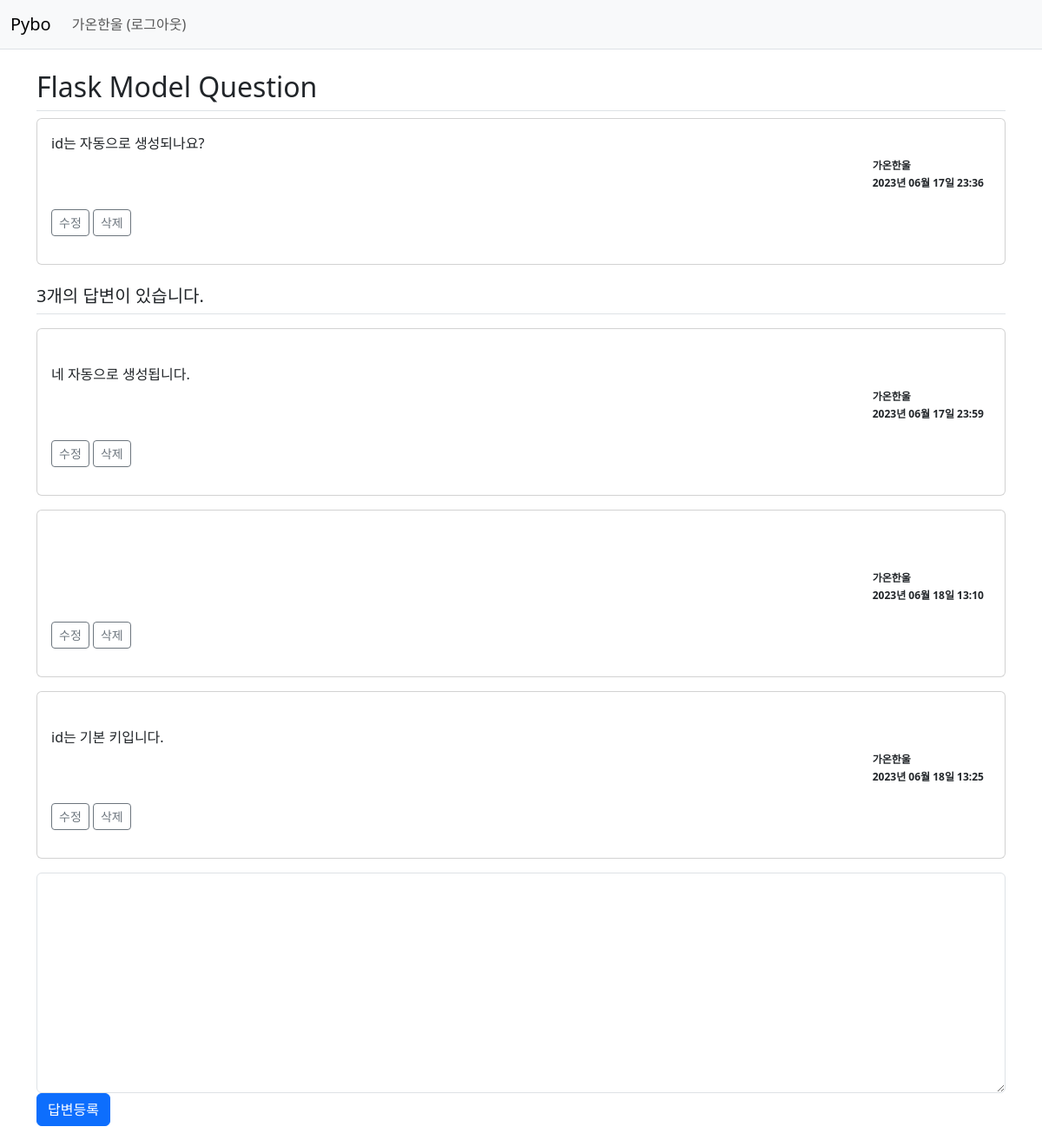
Screenshot of /question/detail/2/ (signed in) with the database file from the repository.
### pybo/models.py (models this page shows)
class User(db.Model) :
    id = db.Column(db.Integer, primary_key = True)
    username = db.Column(db.String(150), unique = True, nullable = False)
    password = db.Column(db.String(200), nullable = False)
    email = db.Column(db.String(120), unique = True, nullable = False)

class Question(db.Model) :
    id = db.Column(db.Integer, primary_key=True)
    subject = db.Column(db.String(200), nullable = False)
    content = db.Column(db.Text(), nullable = False)
    create_date = db.Column(db.DateTime(), nullable = False)
    user_id = db.Column(db.Integer, db.ForeignKey('user.id', ondelete = 'CASCADE'), nullable = False)
    user = db.relationship('User', backref = db.backref('question_set'))
    modify_date = db.Column(db.DateTime(), nullable = True)

class Answer(db.Model) :
    id = db.Column(db.Integer, primary_key=True)
    question_id = db.Column(db.Integer,
                            db.ForeignKey('question.id', ondelete = 'CASCADE')) # question.id : 연결할 기존 모델의 속성 / CASCADE : 삭제 연동 설정
    question = db.relationship('Question', backref = db.backref('answer_set', cascade = 'all, delete-orphan')) # backref : 역참조 설정 / cascade : 질문에 달린 답글들 모두 삭제
    content = db.Column(db.Text(), nullable = False)
    create_date = db.Column(db.DateTime(), nullable = False)
    user_id = db.Column(db.Integer, db.ForeignKey('user.id', ondelete = 'CASCADE'), nullable = False)
    user = db.relationship('User', backref = db.backref('answer_set'))
    modify_date = db.Column(db.DateTime(), nullable = True)

### pybo/views/question_views.py (the view)
@bp.route('/detail/<int:question_id>/')
def detail(question_id) :
    form = AnswerForm()
    question = Question.query.get_or_404(question_id)
    return render_template('question/question_detail.html', question=question, form = form)

### pybo/forms.py
class AnswerForm(FlaskForm) :
    content = TextAreaField('내용', validators=[DataRequired('내용은 필수 입력 항목입니다.')])

### pybo/filter.py (called while the page is built)
def format_datetime(value, fmt="%Y년 %m월 %d일 %H:%M") :
    return value.strftime(fmt)

### pybo/views/auth_views.py (called while the page is built)
@bp.before_app_request
def load_logged_in_user() :
    user_id = session.get('user_id')
    if user_id is None :
        g.user = None
    else :
        g.user = User.query.get(user_id)

### pybo/templates/question/question_detail.html (shortened to what this page needs)
{% extends 'base.html' %}
{% block content %}
<div class="container my-3">
    <h2 class="border-bottom py-2">{{ question.subject }}</h2>
    <div class="card y-3">
        <div class="card-body">
            <div class="card-text" style="white-space: pre-line;">{{ question.content }}</div>
            <div class="d-flex justify-content-end">
                <div class = "badge badge-light text-dark p-2 text-start">
                    <div class = "mb-2">{{ question.user.username }}</div>
                    <div>{{ question.create_date|datetime }}</div>
                </div>
            </div>
            {% if g.user == question.user %}
            <div class = "my-3">
                <a href = "{{ url_for('question.modify', question_id = question.id) }}" class = "btn btn-sm btn-outline-secondary">수정</a>
                <a href="#" class="delete btn btn-sm btn-outline-secondary"
               data-uri="{{ url_for('question.delete', question_id=question.id) }}">삭제</a>
            </div>
            {% endif %}
        </div>
    </div>
    <h5 class="border-bottom my-3 py-2">
        {{ question.answer_set|length }}개의 답변이 있습니다.
    </h5>
    {% for answer in question.answer_set %}
    <div class="card my-3">
        <div class="card-body">
            <div class="card-text" style="white-space: pre-line;">
                {{ answer.content }}
            </div>
            <div class="d-flex justify-content-end">
                <div class = "badge badge-light text-dark p-2 text-start">
                    <div class = "mb-2">{{ answer.user.username }}</div>
                    <div>{{ answer.create_date|datetime }}</div>
                </div>
            </div>
            {% if g.user == answer.user %}
            <div class = "my-3">
                <a href = "{{ url_for('answer.modify', answer_id = answer.id) }}" class = "btn btn-sm btn-outline-secondary">수정</a>
                <a href = "#" class = "delete btn btn-sm btn-outline-secondary" data-uri = "{{ url_for('answer.delete', answer_id = answer.id) }}">삭제</a>
            </div>
            {% endif %}
        </div>
    </div>
    {% endfor %}
    <form action="{{ url_for('answer.create', question_id = question.id) }}" method="POST" class="my-3">
        <div class="form-group">
            <textarea {% if not g.user %}disabled{% endif %} name="content" id="content" class="form-control" rows="10"></textarea>
        </div>
        <input type="submit" value="답변등록" class="btn btn-primary">
    </form>
</div>
{% endblock %}

### pybo/templates/navbar.html (shortened to what this page needs)
<nav class="navbar navbar-expand-lg navbar-light bg-light border-bottom">
    <div class="container-fluid">
        <a class="navbar-brand" href="{{ url_for('main.index') }}">Pybo</a>
        <div class="collapse navbar-collapse" id="navbarSupportedContent">
            {% if g.user %}
            <ul class = "navbar-nav">
                <li class = "nav-item">
                    <a class = "nav-link" href = "{{ url_for('auth.logout') }}">{{ g.user.username }} (로그아웃)</a>
                </li>
            </ul>
            {% endif %}
        </div>
    </div>
</nav>

### rows the page displays
User: user.username "가온한울"
Question: subject "Flask Model Question", content "id는 자동으로 생성되나요?", create_date "2023년 06월 17일 23:36"
Answer: content "네 자동으로 생성됩니다.", user.username "가온한울", create_date "2023년 06월 17일 23:59"
Answer: user.username "가온한울", create_date "2023년 06월 18일 13:10"
Answer: content "id는 기본 키입니다.", user.username "가온한울", create_date "2023년 06월 18일 13:25"

### other values shown
{{ question.answer_set|length }} "3"
